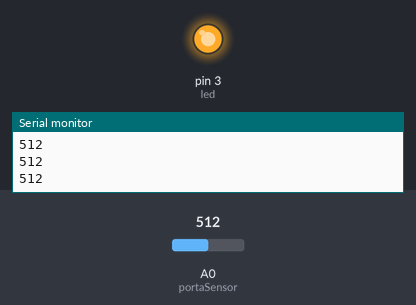
Simulated run of this sketch. Board: Arduino Uno, built with avr-gcc and run on an emulated ATmega328P. On the bench: output pins drawn as LEDs (lit = HIGH), the last lines printed to the serial monitor. The inputs (shaded band) are chosen by the test bench; at power-on: A0 (portaSensor) = 512.

Above: at 1.2 s.
1.3 s: A0 (portaSensor) set to 886
2.8 s: A0 (portaSensor) set to 915
At 3.2 s:
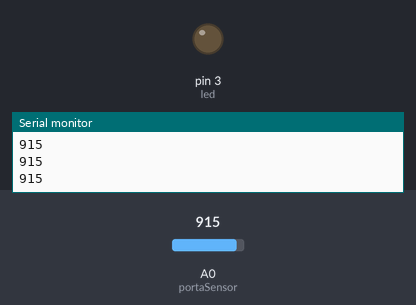
4.4 s: A0 (portaSensor) set to 890
At 5.7 s:
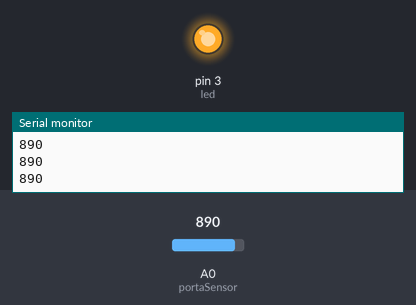
6.0 s: A0 (portaSensor) set to 900
At 7.2 s:
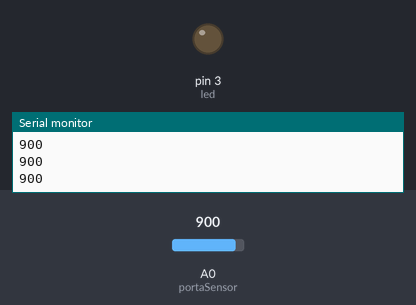
Timing chart, 0 to 8.6 s (numbered marks = the images above; inputs shaded):
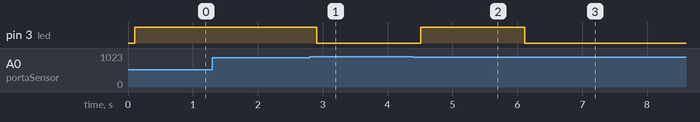

Measured:
- the behaviour switches between 899 and 900 on A0 (portaSensor) (found by bisection; images 0 and 1)
- after the input at 2.8 s, pin 3 (led): HIGH → LOW after 0.11 s
- after the input at 4.4 s, pin 3 (led): LOW → HIGH after 0.11 s
- after the input at 6.0 s, pin 3 (led): HIGH → LOW after 0.12 s

The sketch:

sensor-luminosidade.ino
```cpp
// C++ code
// Gabriel Olavo

int led = 3,
	portaSensor = A0,
	valorSensor = 0;

void setup()
{
	pinMode(led, OUTPUT);
  	Serial.begin(9600);
}

void loop()
{
  valorSensor = analogRead(portaSensor);
  Serial.println(valorSensor);
  delay(100);

  if (valorSensor < 900)
  {
    digitalWrite(led, HIGH);
  }
  else
  {
    digitalWrite(led, LOW);
  }
}
```
